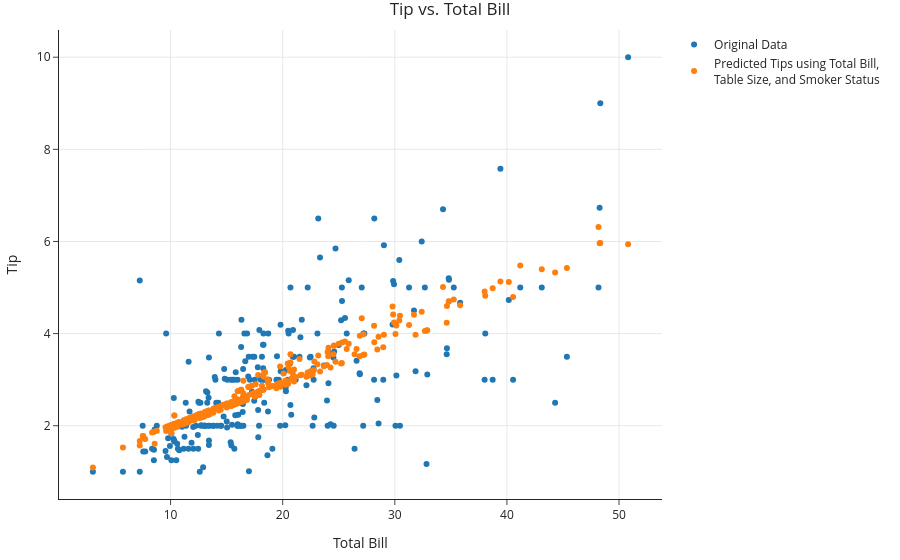

Notebook cell for this chart:
### Markdown cell above
If we want to visualize in 2D, we need to pick a single feature to place on the $x$-axis.

### Code cell
fig = go.Figure()
fig.add_trace(go.Scatter(x=tips['total_bill'], y=tips['tip'], 
                         mode='markers', name='Original Data'))
fig.add_trace(go.Scatter(x=tips['total_bill'], y=model_three.predict(tips[['total_bill', 'size', 'smoker == Yes']]), 
                         mode='markers', name='Predicted Tips using Total Bill, <br>Table Size, and Smoker Status'))

fig.update_layout(showlegend=True, title='Tip vs. Total Bill',
                  xaxis_title='Total Bill', yaxis_title='Tip')

### Figure 1 — Plotly figure (JSON) as saved in the notebook; plotly's stock layout.template omitted (floating-point values rounded to 4 significant figures; data arrays with more than 128 entries replaced by an {"elided": "..."} marker saying what was removed)
{"data": [{"mode": "markers", "name": "Original Data", "type": "scatter", "x": {"elided": "244 float values"}, "y": {"elided": "244 float values"}}, {"mode": "markers", "name": "Predicted Tips using Total Bill, <br>Table Size, and Smoker Status", "type": "scatter", "x": {"elided": "244 float values"}, "y": {"elided": "244 float values"}}], "layout": {"showlegend": true, "title": {"text": "Tip vs. Total Bill"}, "xaxis": {"title": {"text": "Total Bill"}}, "yaxis": {"title": {"text": "Tip"}}}}
